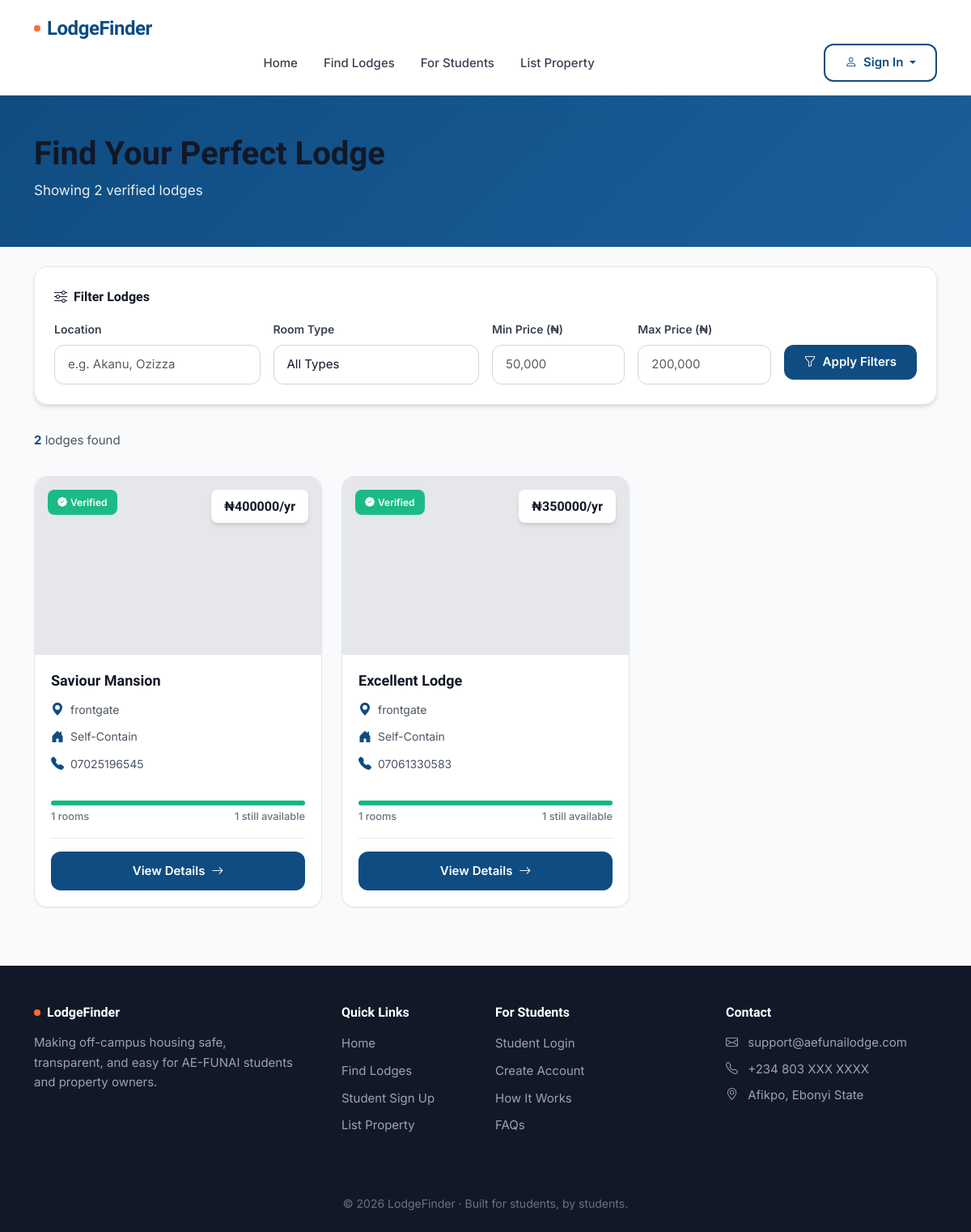
The app's page /search/ with its own data.
### lodge/models.py (models this page shows, shortened)
class Lodge(models.Model):
    owner = models.ForeignKey(User, on_delete=models.CASCADE, related_name='lodges')
    name = models.CharField(max_length=200)
    location = models.CharField(max_length=200, help_text="e.g. Akanu, Ozizza, Backgate, etc.")
    latitude = models.FloatField(null=True, blank=True, help_text="Latitude (filled by verification team)")
    longitude = models.FloatField(null=True, blank=True, help_text="Longitude (filled by verification team)")
    price_per_year = models.DecimalField(max_digits=10, decimal_places=2)
    room_type = models.CharField(max_length=50, choices=[
        ('single', 'Single Room'),
        ('self_contain', 'Self-Contain'),
        ('flat', 'Flat'),
    ])
    description = models.TextField(blank=True)
    amenities = models.ManyToManyField('Amenity', blank=True)
    is_approved = models.BooleanField(default=False)
    total_rooms = models.PositiveIntegerField(default=1, help_text="Total number of rooms in the lodge")
    rooms_available = models.PositiveIntegerField(default=1, help_text="Number of rooms currently available")
    created_at = models.DateTimeField(auto_now_add=True)
    @property
    def available_percentage(self):
        if self.total_rooms > 0:
            return min(100, int((self.rooms_available / self.total_rooms) * 100))
        return 0

class User(AbstractUser):
    USER_TYPE_CHOICES = (
        ('student', 'Student'),
        ('owner', 'Lodge Owner'),
    )
    user_type = models.CharField(max_length=10, choices=USER_TYPE_CHOICES, default='student')
    phone_number = models.CharField(max_length=15, blank=True, null=True)
    full_name = models.CharField(max_length=150, blank=True, help_text="Full name (e.g., Cornelius Okoro)")

### lodge/views.py (the view)
# urls.py: path('search/', views.search_results, name='search_results'),
def search_results(request):
    lodges = Lodge.objects.filter(is_approved=True)\
                          .select_related('owner')\
                          .prefetch_related('images', 'amenities')\
                          .order_by('-created_at')
    location = request.GET.get('location')
    room_type = request.GET.get('room_type')
    min_price = request.GET.get('min_price')
    max_price = request.GET.get('max_price')
    if location:
        lodges = lodges.filter(Q(location__icontains=location) | Q(name__icontains=location))
    if room_type:
        lodges = lodges.filter(room_type=room_type)
    if min_price:
        try:
            lodges = lodges.filter(price_per_year__gte=float(min_price))
        except (ValueError, TypeError):
            pass
    if max_price:
        try:
            lodges = lodges.filter(price_per_year__lte=float(max_price))
        except (ValueError, TypeError):
            pass
    total_results = lodges.count()
    paginator = Paginator(lodges, 6) # 6 lodges per page
    page_number = request.GET.get('page')
    page_obj = paginator.get_page(page_number)
    return render(request, 'lodge/search_results.html', {
        'page_obj': page_obj,
        'total_results': total_results,
        'filters': request.GET,
    })

### lodge/templates/lodge/search_results.html (shortened to what this page needs)
{% extends 'lodge/base.html' %}
{% block content %}
<section class="search-header">
    <div class="container">
        <h1 class="search-title">Find Your Perfect Lodge</h1>
        <p class="search-subtitle">
            {% if total_results %}
                Showing {{ total_results }} verified lodge{{ total_results|pluralize }}
            {% else %}
                Browse available lodges near AE-FUNAI
            {% endif %}
        </p>
    </div>
</section>
<div class="container py-4">
    <div class="filter-card">
        <div class="filter-title">
            <i class="bi bi-sliders"></i>
            Filter Lodges
        </div>
        <form action="{% url 'search_results' %}" method="get" id="filterForm">
            <div class="row g-3">
                <div class="col-lg-3 col-md-6">
                    <label class="form-label-modern">Location</label>
                    <input type="text" class="form-control form-control-modern" name="location"
                           placeholder="e.g. Akanu, Ozizza" value="{{ filters.location }}">
                </div>
                <div class="col-lg-3 col-md-6">
                    <label class="form-label-modern">Room Type</label>
                    <select class="form-control form-control-modern" name="room_type">
                        <option value="">All Types</option>
                    </select>
                </div>
                <div class="col-lg-2 col-md-6">
                    <label class="form-label-modern">Min Price (₦)</label>
                    <input type="number" class="form-control form-control-modern" name="min_price"
                           placeholder="50,000" value="{{ filters.min_price }}" min="0" step="5000">
                </div>
                <div class="col-lg-2 col-md-6">
                    <label class="form-label-modern">Max Price (₦)</label>
                    <input type="number" class="form-control form-control-modern" name="max_price"
                           placeholder="200,000" value="{{ filters.max_price }}" min="0" step="5000">
                </div>
                <div class="col-lg-2 col-md-12">
                    <label class="form-label-modern d-none d-lg-block">&nbsp;</label>
                    <button type="submit" class="btn btn-primary-modern w-100">
                        <i class="bi bi-funnel me-2"></i>Apply Filters
                    </button>
                </div>
            </div>
        </form>
    </div>
    {% if page_obj.object_list %}
        <div class="results-info">
            <div class="results-count">
                <strong>{{ total_results }}</strong> lodge{{ total_results|pluralize }} found
            </div>
        </div>
        <div class="lodges-grid">
            {% for lodge in page_obj %}
            <article class="lodge-card-modern">
                <div class="lodge-image-wrapper">
                    <div class="verified-badge">
                        <i class="bi bi-patch-check-fill"></i>
                        <span>Verified</span>
                    </div>
                    <div class="price-badge-modern">
                        ₦{{ lodge.price_per_year|floatformat:0 }}/yr
                    </div>
                </div>
                <div class="lodge-content">
                    <h3 class="lodge-title-modern">{{ lodge.name }}</h3>
                    <div class="lodge-meta-modern">
                        <div class="meta-item">
                            <i class="bi bi-geo-alt-fill"></i>
                            <span>{{ lodge.location }}</span>
                        </div>
                        <div class="meta-item">
                            <i class="bi bi-house-door-fill"></i>
                            <span>{{ lodge.get_room_type_display }}</span>
                        </div>
                        {% if lodge.owner.phone_number %}
                        <div class="meta-item">
                            <i class="bi bi-telephone-fill"></i>
                            <span>{{ lodge.owner.phone_number }}</span>
                        </div>
                        {% endif %}
                    </div>
                    <div class="mb-3 mt-3">
                        <div class="progress" style="height: 6px; background-color: #E5E7EB; border-radius: 3px; overflow: hidden; margin-bottom: 4px;">
                            <div class="progress-bar" role="progressbar" style="width: {{ lodge.available_percentage }}%; background-color: #10B981;" aria-valuenow="{{ lodge.rooms_available }}" aria-valuemin="0" aria-valuemax="{{ lodge.total_rooms }}"></div>
                        </div>
                        <div class="d-flex justify-content-between text-muted-modern" style="font-size: 0.8rem; font-weight: 500;">
                            <span>{{ lodge.total_rooms }} rooms</span>
                            <span>{{ lodge.rooms_available }} still available</span>
                        </div>
                    </div>
                    <div class="lodge-footer">
                        <a href="{% url 'lodge_detail' lodge.id %}" class="btn-view-details">
                            View Details <i class="bi bi-arrow-right ms-1"></i>
                        </a>
                    </div>
                </div>
            </article>
            {% endfor %}
        </div>
    {% endif %}
</div>
{% endblock %}

### lodge/templates/lodge/base.html (shortened to what this page needs)
<!DOCTYPE html>
<html lang="en">
<head>
    <link href="https://cdn.jsdelivr.net/npm/bootstrap@5.3.3/dist/css/bootstrap.min.css" rel="stylesheet">
    <link rel="stylesheet" href="https://cdn.jsdelivr.net/npm/bootstrap-icons@1.11.3/font/bootstrap-icons.min.css">
</head>
<body>
<nav class="navbar-modern navbar-expand-lg">
    <div class="container">
        <a class="navbar-brand-modern" href="{% url 'home' %}">
            <span class="brand-dot"></span>
            LodgeFinder
        </a>
        <div class="collapse navbar-collapse" id="navbarContent">
            <ul class="navbar-nav mx-auto mb-2 mb-lg-0">
                <li class="nav-item">
                    <a class="nav-link-modern" href="{% url 'home' %}">Home</a>
                </li>
                <li class="nav-item">
                    <a class="nav-link-modern" href="{% url 'search_results' %}">Find Lodges</a>
                </li>
                <li class="nav-item">
                    <a class="nav-link-modern" href="{% url 'student_signup' %}">For Students</a>
                </li>
                <li class="nav-item">
                    <a class="nav-link-modern" href="{% url 'owner_signup' %}">List Property</a>
                </li>
            </ul>
            <div class="d-flex gap-2 align-items-center">
                <div class="dropdown">
                    <button class="btn btn-outline-modern dropdown-toggle" type="button" data-bs-toggle="dropdown" aria-expanded="false">
                        <i class="bi bi-person me-1"></i> Sign In
                    </button>
                </div>
            </div>
        </div>
    </div>
</nav>
<main>
    {% block content %}{% endblock %}
</main>
<footer>
    <div class="container">
        <div class="row g-4">
            <div class="col-lg-4">
                <div class="d-flex align-items-center gap-2 mb-3">
                    <span class="brand-dot"></span>
                    <h5 class="mb-0" style="font-family: 'Sora', sans-serif;">LodgeFinder</h5>
                </div>
                <p style="color: var(--gray-400); font-size: 0.938rem; line-height: 1.6; max-width: 320px;">
                    Making off-campus housing safe, transparent, and easy for AE-FUNAI students and property owners.
                </p>
            </div>
            <div class="col-lg-2 col-md-4">
                <h5>Quick Links</h5>
                <ul class="list-unstyled">
                    <li class="mb-2"><a href="{% url 'home' %}">Home</a></li>
                    <li class="mb-2"><a href="{% url 'search_results' %}">Find Lodges</a></li>
                    <li class="mb-2"><a href="{% url 'student_signup' %}">Student Sign Up</a></li>
                    <li class="mb-2"><a href="{% url 'owner_signup' %}">List Property</a></li>
                </ul>
            </div>
            <div class="col-lg-3 col-md-4">
                <h5>For Students</h5>
                <ul class="list-unstyled">
                    <li class="mb-2"><a href="{% url 'student_login' %}">Student Login</a></li>
                    <li class="mb-2"><a href="{% url 'student_signup' %}">Create Account</a></li>
                    <li class="mb-2"><a href="#">How It Works</a></li>
                    <li class="mb-2"><a href="#">FAQs</a></li>
                </ul>
            </div>
            <div class="col-lg-3 col-md-4">
                <h5>Contact</h5>
                <ul class="list-unstyled" style="color: var(--gray-400); font-size: 0.938rem;">
                    <li class="mb-2">
                        <i class="bi bi-envelope me-2"></i>
                        support@aefunailodge.com
                    </li>
                    <li class="mb-2">
                        <i class="bi bi-telephone me-2"></i>
                        +234 803 XXX XXXX
                    </li>
                    <li class="mb-2">
                        <i class="bi bi-geo-alt me-2"></i>
                        Afikpo, Ebonyi State
                    </li>
                </ul>
            </div>
        </div>
        <hr class="footer-divider">
        <div class="text-center" style="color: var(--gray-500); font-size: 0.875rem;">
            © 2026 LodgeFinder · Built for students, by students.
        </div>
    </div>
</footer>
</body>
</html>

### lodge/templates/lodge/base.html (style rules this page uses)
:root { --primary: #0F4C81; --primary-dark: #0A3A61; --primary-light: #1A5F9B; --accent: #FF6B35; --accent-dark: #E5522A; --white: #FFFFFF; --black: #0D0D0D; --gray-50: #F9FAFB; --gray-100: #F3F4F6; --gray-200: #E5E7EB; --gray-300: #D1D5DB; --gray-400: #9CA3AF; --gray-500: #6B7280; --gray-600: #4B5563; --gray-700: #374151; --gray-800: #1F2937; --gray-900: #111827; --shadow-sm: 0 1px 2px 0 rgba(0, 0, 0, 0.05); --shadow-md: 0 4px 6px -1px rgba(0, 0, 0, 0.1), 0 2px 4px -1px rgba(0, 0, 0, 0.06); --shadow-lg: 0 10px 15px -3px rgba(0, 0, 0, 0.1), 0 4px 6px -2px rgba(0, 0, 0, 0.05); --shadow-xl: 0 20px 25px -5px rgba(0, 0, 0, 0.1), 0 10px 10px -5px rgba(0, 0, 0, 0.04); --radius-sm: 8px; --radius-md: 12px; --radius-lg: 16px; --radius-xl: 24px; }
* { margin: 0; padding: 0; box-sizing: border-box; }
body { font-family: 'Inter', -apple-system, BlinkMacSystemFont, sans-serif; background: var(--gray-50); color: var(--gray-900); line-height: 1.6; -webkit-font-smoothing: antialiased; -moz-osx-font-smoothing: grayscale; }
h1, h2, h3, h4, h5, h6 { font-family: 'Sora', sans-serif; font-weight: 700; line-height: 1.2; color: var(--gray-900); }
.navbar-modern { background: var(--white); border-bottom: 1px solid var(--gray-200); padding: 1rem 0; box-shadow: var(--shadow-sm); position: sticky; top: 0; z-index: 1000; backdrop-filter: blur(10px); background: rgba(255, 255, 255, 0.95); }
.navbar-brand-modern { font-family: 'Sora', sans-serif; font-size: 1.5rem; font-weight: 800; color: var(--primary); text-decoration: none; letter-spacing: -0.02em; display: flex; align-items: center; gap: 0.5rem; }
.brand-dot { width: 8px; height: 8px; background: var(--accent); border-radius: 50%; }
.nav-link-modern { color: var(--gray-700); font-weight: 500; font-size: 0.938rem; padding: 0.5rem 1rem; border-radius: var(--radius-sm); transition: all 0.2s ease; text-decoration: none; }
.btn-primary-modern { background: var(--primary); color: var(--white); border: none; padding: 0.625rem 1.5rem; border-radius: var(--radius-md); font-weight: 600; font-size: 0.938rem; transition: all 0.2s ease; box-shadow: var(--shadow-sm); }
.btn-outline-modern { background: transparent; color: var(--primary); border: 2px solid var(--primary); padding: 0.625rem 1.5rem; border-radius: var(--radius-md); font-weight: 600; font-size: 0.938rem; transition: all 0.2s ease; }
.form-control-modern { border: 1.5px solid var(--gray-300); border-radius: var(--radius-md); padding: 0.75rem 1rem; font-size: 0.938rem; color: var(--gray-900); background: var(--white); transition: all 0.2s ease; }
.form-label-modern { font-weight: 600; font-size: 0.875rem; color: var(--gray-700); margin-bottom: 0.5rem; display: block; }
footer { background: var(--gray-900); color: var(--gray-300); padding: 3rem 0 1.5rem; margin-top: auto; }
footer h5 { font-family: 'Sora', sans-serif; color: var(--white); font-size: 1rem; margin-bottom: 1rem; }
footer a { color: var(--gray-400); text-decoration: none; font-size: 0.938rem; transition: color 0.2s ease; }
.footer-divider { border-color: var(--gray-800); margin: 2rem 0 1.5rem; }
.text-muted-modern { color: var(--gray-500); }
main { min-height: calc(100vh - 200px); }

### records on screen
Lodge: price_per_year "400000", name "Saviour Mansion", location "frontgate", room_type "Self-Contain", owner.phone_number "07025196545", total_rooms "1", rooms_available "1"
Lodge: price_per_year "350000", name "Excellent Lodge", location "frontgate", room_type "Self-Contain", owner.phone_number "07061330583", total_rooms "1", rooms_available "1"

### other values on screen
{{ total_results }} "2"
